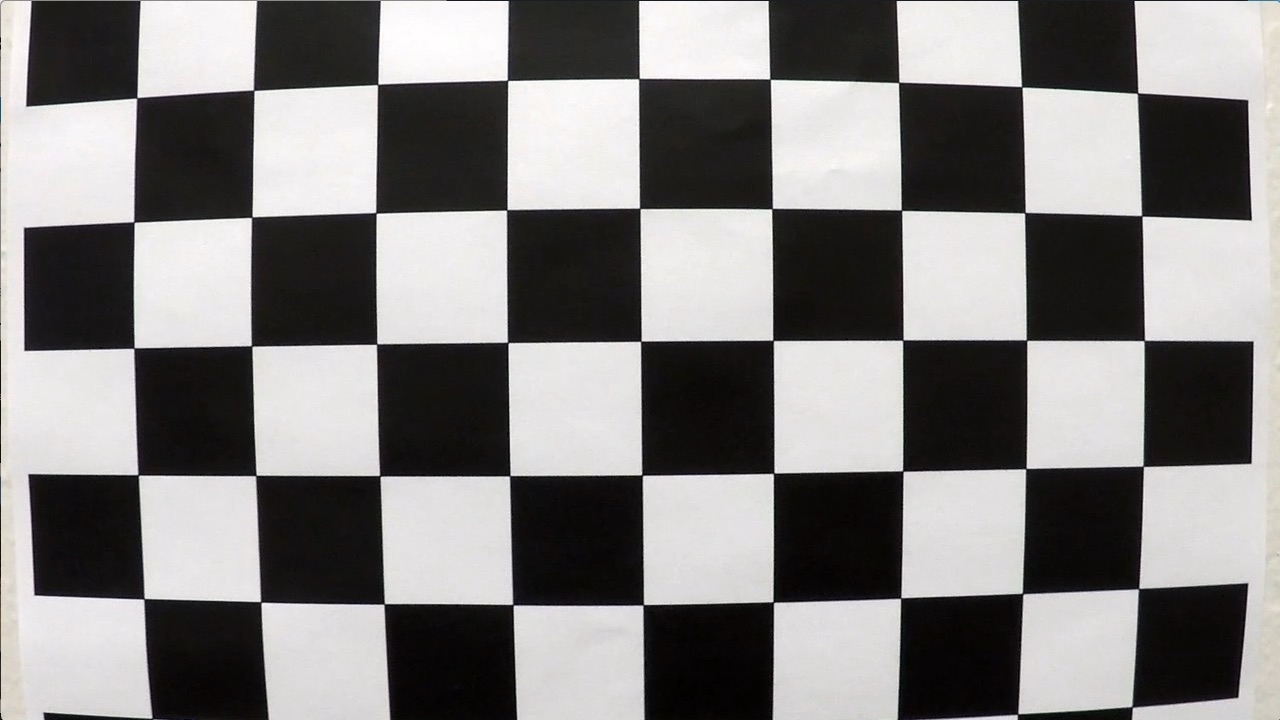
#> input picture sdcnd/CarND-Advanced-Lane-Lines/camera_cal/calibration1.jpg, 1280 x 720 px; its folder holds 4 pictures in this run; the run also reads 1 picture not shown here
$ jupyter execute --allow-errors advanced_lane_lines.ipynb   (shell and % lines are left out)   (older library calls are emulated)
#> lines starting #> are read from the running program, lines starting #| are printed output that depends on the picture
### sdcnd/CarND-Advanced-Lane-Lines/pipeline.py
"""
Color and gradient pipeline for lane detection
"""
import os
import pickle
import numpy as np
import cv2
import matplotlib.pyplot as plt
import matplotlib.image as mpimg
from sobel import gray_rgb, absolute_threshold, magnitude_threshold, direction_threshold

hard_test_images = ['test1.jpg', 'test4.jpg', 'test5.jpg', 'test6.jpg']

calibration_matrix = None
distortion_params = None

# [27 lines left out: functions load_camera_calibration, threshold_string, output_file_name, not called in this run]

# Edit this function to create your own pipeline.
def pipeline(img, name, test_params, img_file_name=None):
    """
    An image processing pipeline that acts on a dictionary of test parameters,
    saving an output image for each processing step in the pipeline to a file
    named after the parameters that was applied to the input image.
    """
    output_dir = 'output_images/' + name
    if not os.path.isdir(output_dir):
        os.mkdir(output_dir)

    parameters = test_params.items()
    img_layers = dict()

    # Convert to HLS color space and separate the L and S channels
    hls = cv2.cvtColor(img, cv2.COLOR_RGB2HLS).astype(np.float)
    h_channel = hls[:, :, 0]
    l_channel = hls[:, :, 1]
    s_channel = hls[:, :, 2]

    hsv = cv2.cvtColor(img, cv2.COLOR_RGB2HSV).astype(np.float)
    h1_channel = hsv[:, :, 0]
    s1_channel = hsv[:, :, 1]
    v1_channel = hsv[:, :, 2]

    binary = None
    single = None
    stack = None
    combine = None

    for key, value in parameters:
        layer = None
        if key == 'sobel_abs_x_l':
            layer = absolute_threshold(l_channel, orient='x', kernel=value[2], thresh=value)

        if key == 'sobel_abs_y_l':
            layer = absolute_threshold(l_channel, orient='y', kernel=value[2], thresh=value)

        if key == 'sobel_mag_b_l':
            layer = magnitude_threshold(l_channel, orient='b', kernel=value[2], thresh=value)

        if key == 'sobel_mag_x_l':
            layer = magnitude_threshold(l_channel, orient='x', kernel=value[2], thresh=value)

        if key == 'sobel_mag_y_l':
            layer = magnitude_threshold(l_channel, orient='y', kernel=value[2], thresh=value)

        if key == 'sobel_dir_l':
            layer = direction_threshold(l_channel, kernel=value[2], thresh=value)

        if key == 'color_s':
            layer = np.zeros_like(s_channel)
            layer[(s_channel >= value[0]) & (s_channel <= value[1])] = 1

        if key == 'color_l':
            layer = np.zeros_like(l_channel)
            layer[(l_channel >= value[0]) & (l_channel <= value[1])] = 1

        if key == 'color_h':
            layer = np.zeros_like(h_channel)
            layer[(h_channel >= value[0]) & (h_channel <= value[1])] = 1

        if key == 'color_h1':
            layer = np.zeros_like(h1_channel)
            layer[(h1_channel >= value[0]) & (h1_channel <= value[1])] = 1

        if key == 'color_s1':
            layer = np.zeros_like(s1_channel)
            layer[(s1_channel >= value[0]) & (s1_channel <= value[1])] = 1

        if key == 'color_v1':
            layer = np.zeros_like(v1_channel)
            layer[(v1_channel >= value[0]) & (v1_channel <= value[1])] = 1

        if layer is not None:
            img_layers[key] = layer

        if key == 'single' and len(value) > 0:
            single = value

        if key == 'stack' and len(value) > 0:
            stack = value

        if key == 'combine' and len(value) > 0:
            combine = value

        # Save the file
        if img_file_name is not None and layer is not None:
            output_name = output_file_name(name, key, value, img_file_name)
            mpimg.imsave(output_name, layer, cmap="gray")

    if single is not None:
        binary = img_layers[single]
        prefix = 'single'
        thresh_output = (0, 0)

    # Stack the layers specified
    if stack is not None:
        binary = np.dstack((np.zeros_like(img_layers[stack[0]]), img_layers[stack[0]], \
            img_layers[stack[1]]))
        prefix = 'stack'
        thresh_output = stack

    if combine is not None:
        binary = np.zeros_like(img_layers[combine[0][0]])
        binary[((img_layers[combine[0][0]] == 1) & (img_layers[combine[0][1]] == 1)) |\
            ((img_layers[combine[1][0]] == 1) & (img_layers[combine[1][1]] == 1))] = 1
        prefix = 'combine'
        thresh_output = (0, 0)

    if img_file_name is not None:
        output_name = output_file_name(name, prefix, thresh_output, img_file_name)
        mpimg.imsave(output_name, binary, cmap="gray")
    return binary
"""
for i, param in enumerate(test_parameters):
    for file_name in hard_test_images:
        image = mpimg.imread('test_images/' + file_name)
        result = pipeline(image, 'param{}'.format(i), param, file_name)
"""

test_parameters = [\
    {'color_s': (180, 255), 'sobel_abs_x_l': (50, 150, 5), 'stack': ['color_s', 'sobel_abs_x_l']},\
    {'color_s': (180, 255), 'sobel_mag_b_l': (40, 100, 9), 'stack': ['color_s', 'sobel_mag_b_l']},\
    {'color_s': (180, 255), 'sobel_mag_x_l': (40, 100, 9), 'stack': ['color_s', 'sobel_mag_x_l']},\
    {'color_s': (180, 255), 'sobel_dir_l': (0.7, 1.2, 15), 'stack': ['color_s', 'sobel_dir_l']},\
    {'sobel_abs_x_l': (20, 100, 3), 'sobel_abs_y_l': (20, 100, 3), 'sobel_mag_x_l': (40, 100, 9),\
        'sobel_dir_l': (0.7, 1.2, 15), 'combine': [['sobel_abs_x_l', 'sobel_abs_y_l'],\
        ['sobel_mag_x_l', 'sobel_dir_l']]},
    {'sobel_abs_x_l': (20, 100, 3), 'sobel_abs_y_l': (20, 100, 3), 'sobel_mag_x_l': (40, 100, 9),\
        'color_s': (170, 255), 'combine': [['sobel_abs_x_l', 'sobel_abs_y_l'],\
        ['color_s', 'color_s']]},
    {'color_s': (140,255), 'single': 'color_s'},
    {'color_l': (140,255), 'single': 'color_l'},
    {'color_h': (140,255), 'single': 'color_h'},
    {'sobel_mag_x_l': (20,100, 5), 'single': 'sobel_mag_x_l'},
    {'sobel_abs_x_l': (20,100, 9), 'single': 'sobel_abs_x_l'},
    {'sobel_mag_y_l': (30,100, 3), 'single': 'sobel_mag_y_l'},
    {'sobel_abs_y_l': (20,100, 3), 'single': 'sobel_abs_y_l'},
    {'sobel_mag_b_l': (20,100, 3), 'single': 'sobel_mag_b_l'},
    {'sobel_dir_l': (0.7, 1.2, 15), 'single': 'sobel_dir_l'},
    {'color_s': (180, 255), 'sobel_dir_l': (0.7, 1.2, 15), 'sobel_mag_x_l': (50, 150, 5),\
        'combine': [['color_s', 'sobel_dir_l'],['sobel_mag_x_l', 'sobel_mag_x_l']]}
    ]

i = 13
for file_name in hard_test_images:
    image = mpimg.imread('test_images/' + file_name)
    result = pipeline(image, 'param{}'.format(i), test_parameters[i], file_name)

# Plot the result
"""
f, (ax1, ax2) = plt.subplots(1, 2, figsize=(24, 9))
f.tight_layout()

ax1.imshow(image)
ax1.set_title('Original Image', fontsize=40)

ax2.imshow(result)
ax2.set_title('Pipeline Result', fontsize=40)
plt.subplots_adjust(left=0., right=1, top=0.9, bottom=0.)
"""
# mpimg.imsave("result.png", result)

# def filter_combine()

### sdcnd/CarND-Advanced-Lane-Lines/advanced_lane_lines.ipynb
# Advanced Lane Finding Project
---
The goals / steps of this project are the following:

* Compute the camera calibration matrix and distortion coefficients given a set of chessboard images.
* Apply a distortion correction to raw images.
* Use color transforms, gradients, etc., to create a thresholded binary image.
* Apply a perspective transform to rectify binary image ("birds-eye view").
* Detect lane pixels and fit to find the lane boundary.
* Determine the curvature of the lane and vehicle position with respect to center.
* Warp the detected lane boundaries back onto the original image.
* Output visual display of the lane boundaries and numerical estimation of lane curvature and vehicle position.
---

## Compute Camera Calibration and Correct Lens Distortion

Camera calibration is the process of undoing the light distortion by the camera lens that warps certain parts of the image.  The magnitude of distortion depends on the physical shape of the lens.  The following steps are involved in camera calibration.

1. A number of images need to be taken of a chessboard pattern by the camera which we want to calibrate.
    * The chessboard is essentially a grid of known corners where the chess spaces intersect.  These generated corners are known objective points on a grid that can be algorithmically generated for correlation with the corresponding corners detected from the camera images (called image points) to measure the distortion produced by the camera lens.
    * The chessboard pattern and the camera images are provided for this project.
2. Generate the objective points on the chess board.
3. Detect the chessboard corners (image points) on the camera images.
4. Feed objective points and image points into the OpenCV cv2.calibrateCamera method to compute the camera calibration matrix and distortion coefficients.
5. Call cv2.undistort method with the camera calibration matrix and the distortion coefficients to undo the distortion effect of the camera lens on a test camera image to verify correctness.
6. Save the camera calibration matrix and the distortion coefficients to a pickle file for later use in correcting other images taken from the same camera.

The code cell below performs steps 1 through 3, above.  It also saves the images of the detected corners in _output_images/corners_ for later review.

[cell 1]
import numpy as np
import cv2
import glob
import matplotlib.pyplot as plt
import matplotlib.image as mpimg

# prepare object points, like (0,0,0), (1,0,0), (2,0,0) ....,(6,5,0)
objp = np.zeros((6*9,3), np.float32)
objp[:,:2] = np.mgrid[0:9,0:6].T.reshape(-1,2)

# Arrays to store object points and image points from all the images.
objpoints = [] # 3d points in real world space
imgpoints = [] # 2d points in image plane.

# Make a list of calibration images
images = glob.glob('camera_cal/calibration*.jpg')

# Step through the list and search for chessboard corners
for fname in images:
    img = cv2.imread(fname)
#> img is the input picture: shape (720, 1280, 3); mean B, G, R 127.8, 128.4, 130.1
    gray = cv2.cvtColor(img,cv2.COLOR_BGR2GRAY)

    # Find the chessboard corners
    ret, corners = cv2.findChessboardCorners(gray, (9,6),None)
#> ret = False; corners = None

    # If found, add object points, image points
    if ret == True:
        objpoints.append(objp)
        imgpoints.append(corners)

        # Draw and display the corners
        img = cv2.drawChessboardCorners(img, (9,6), corners, ret)
        corner_file = fname.replace('camera_cal/', 'output_images/corners/corners_')
        mpimg.imsave(corner_file, img)

Now that we have the objective points and the image points, we are ready to compute the camera calibration matrix and distortion parameters.  The code cell below performs steps 3 to 6, above, as well as plotting the last test camera image and its undistorted image for visual comparison.  The undistorted images can also be seen in the output_images folder.  As shown below, the most visible sign of removing the camera lens distortion is the straigtening of the curve lines near the edges of the image.

[cell 2]
import pickle

# Do camera calibration given object points and image points
img_size = img.shape[0:2]
#> img_size = (720, 1280)
ret, mtx, dist, rvecs, tvecs = cv2.calibrateCamera(objpoints, imgpoints, img_size, None,None)

# Undistort three test images and write them out to disk for review.
calibration_test_images = ['calibration2', 'calibration3', 'calibration5']
#> (the rest of this cell did not finish here and is left out)

---
## Create a Thresholded Binary Image to Reveal Lane Lines from Forward Camera View

Reliably detecting lane lines and curvature to guide the steering of self-driving cars is a challenging proposition due to varying light conditions, road and lane line coloration, weather effects and shadows, and various other visual artifacts and interferences.  Fortunately, we do have a number of computer vision methods available to help, all thanks to OpenCV.

In this section the task is to transform an image of the road from a forward facing camera into a binary image where the lane lines are white and everything else around them are black, thus effectively detecting them.  We'll do this by taking the following steps:

1. Define the image processing methods which will be used in the process.
2. Create a pipeline through which we'll apply the above image processing methods in sequence.
3. Run the pipeline with a variety of parameters to see which parameter combination works best for detecting lane lines.

### Undistort the Camera Image

We'll start with a method to undistort the road image.

[cell 3]
camera_calibration_pickle = pickle.load( open("camera_cal_pickle.p", "rb") )
#> (reads sdcnd/CarND-Advanced-Lane-Lines/camera_cal_pickle.p from the repository)
#> camera_calibration_pickle = {'mtx': [[1154, 0, 669.7], [0, 1148, 385.7], [0, 0, 1]], 'dist': [[-0.241, -0.0531, -0.00116, -0.000128, 0.0267]]}
calibration_matrix = camera_calibration_pickle["mtx"]
#> calibration_matrix = [[1154, 0, 669.7], [0, 1148, 385.7], [0, 0, 1]]
distortion_params = camera_calibration_pickle["dist"]
#> distortion_params = [[-0.241, -0.0531, -0.00116, -0.000128, 0.0267]]

def undistort(image):
    return cv2.undistort(image, calibration_matrix, distortion_params, None, calibration_matrix)

[cell 4]
# Read in test image and undistort it.
test_name = 'test_images/test5.jpg'
img = mpimg.imread(test_name)
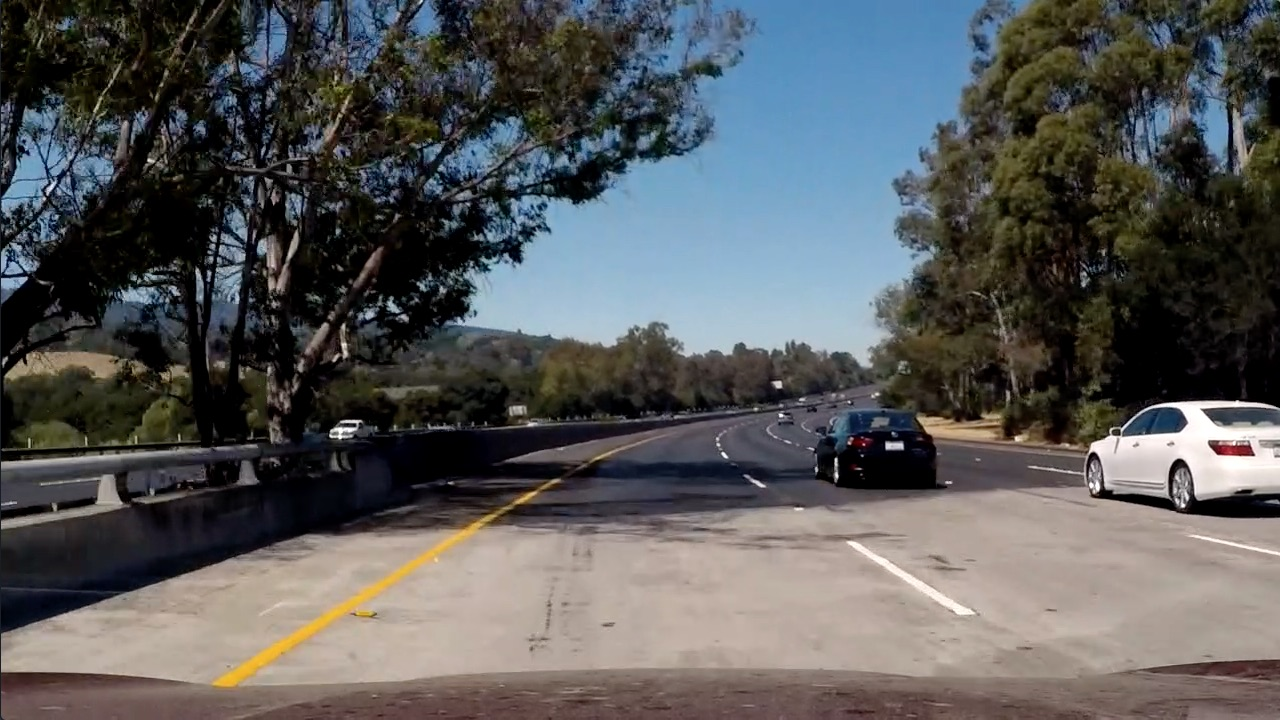
#> input picture sdcnd/CarND-Advanced-Lane-Lines/test_images/test5.jpg, 1280 x 720 px
#> img is the input picture: shape (720, 1280, 3); mean R, G, B 88.5, 89.3, 89.8
dst = undistort(img)
#> in undistort, `return cv2.undistort(image, calibration_matrix, distortion_params, Non..`:
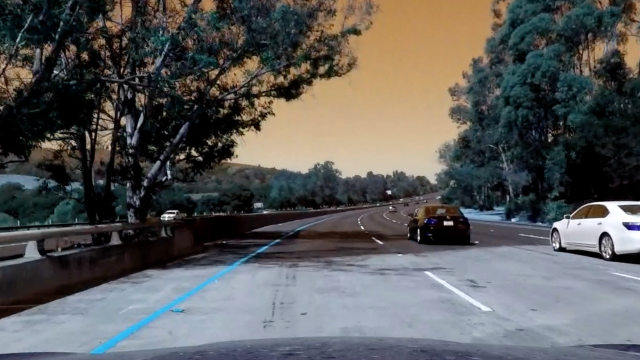
#> returned value: shape (720, 1280, 3) (shown at 1/2 size); mean of channels 0, 1, 2 89.7, 90.6, 90.7; drawn as B, G, R

# Save output image to disk for review
output_name = test_name.replace('test_images/', 'output_images/undistorted_')
mpimg.imsave(output_name, dst)
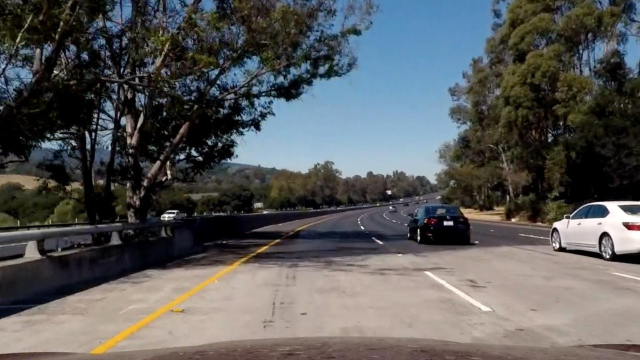
#> saved as undistorted_test5.jpg: shape (720, 1280, 3) (shown at 1/2 size); mean R, G, B 89.8, 90.6, 90.8

# Visualize the before and after images
f, (ax1, ax2) = plt.subplots(1, 2, figsize=(10, 4))
f.tight_layout()
ax1.imshow(img)
ax1.set_title('Original Image', fontsize=20)
ax2.imshow(dst)
ax2.set_title('Undistorted Image', fontsize=20)
plt.subplots_adjust(left=0., right=1, top=0.9, bottom=0.)
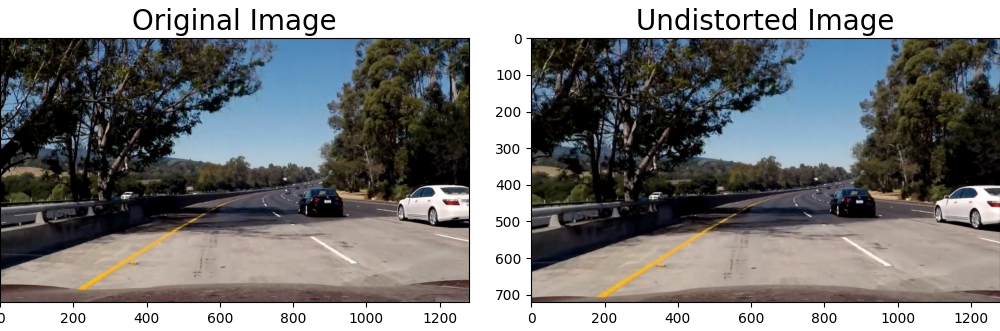
#> figure drawn by matplotlib, 2 panels
#> (the rest of the program and of its run is left out)
